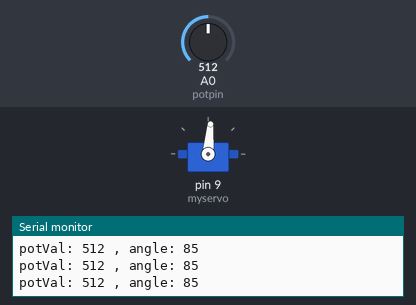
Bench run of a sketch on a simulated Arduino Uno, built with avr-gcc and run on an emulated ATmega328P. Shown: servo, the last lines printed to the serial monitor. The inputs (shaded band) are chosen by the test bench; at power-on: A0 (potpin) = 512.

Above: at 1.2 s.
1.3 s: A0 (potpin) set to 588
At 1.8 s:
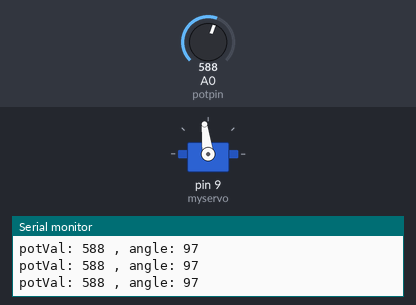
4.3 s: A0 (potpin) set to 617
At 4.8 s:
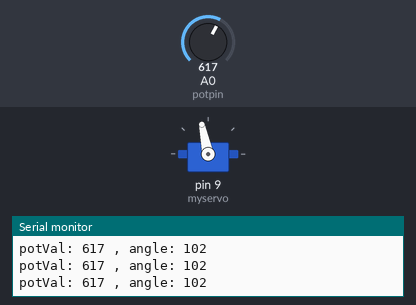
5.8 s: A0 (potpin) set to 306
At 6.6 s:
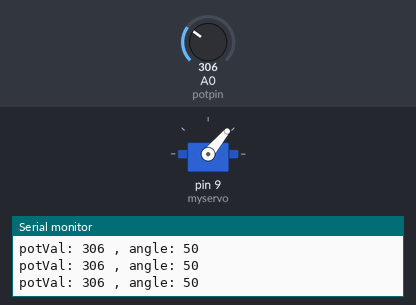
7.3 s: A0 (potpin) set to 900
At 8.1 s:
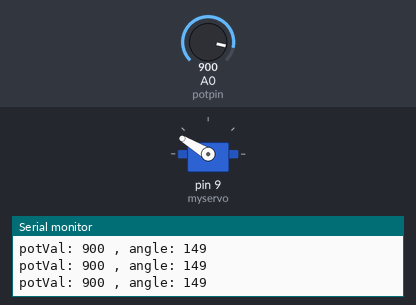
8.8 s: A0 (potpin) set to 0
At 9.6 s:
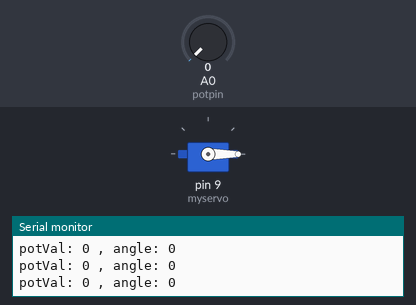
10.3 s: A0 (potpin) set to 8
At 11.5 s:
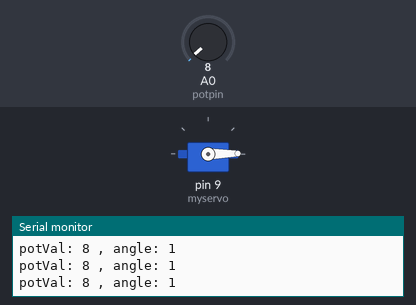
13.3 s: A0 (potpin) set to 11
Timing chart, 0 to 16.3 s (numbered marks = the images above; inputs shaded):
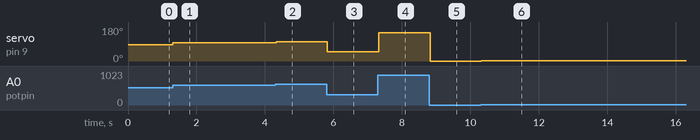

The sketch:

project-5.ino
```cpp
/*
 Controlling a servo position using a potentiometer (variable resistor)
*/

#include <Servo.h>

Servo myservo;  // create servo object to control a servo

int const potpin = A0;  // analog pin used to connect the potentiometer
int potVal;    // variable to read the value from the analog pin
int angle;

void setup() {
  myservo.attach(9);  // attaches the servo on pin 9 to the servo object
  Serial.begin(9600);
}

void loop() {
  // reads the value of the potentiometer (value between 0 and 1023)
  potVal = analogRead(potpin);
  Serial.print("potVal: ");
  Serial.print(potVal);
  // scale it to use it with the servo (value between 0 and 180 - my servo is about 170)
  angle = map(potVal, 0, 1023, 0, 170);
  Serial.print(" , angle: ");
  Serial.println(angle);

  myservo.write(angle);                  // sets the servo position according to the scaled value
  delay(15);                           // waits for the servo to get there
}
```

Measured:
- after the input at 1.3 s, servo on pin 9 (myservo): 85° → 97° at once
- after the input at 4.3 s, servo on pin 9 (myservo): 97° → 102° at once
- after the input at 5.8 s, servo on pin 9 (myservo): 102° → 50° at once
- after the input at 7.3 s, servo on pin 9 (myservo): 50° → 149° at once
- after the input at 8.8 s, servo on pin 9 (myservo): 149° → 0° at once
- after the input at 10.3 s, servo on pin 9 (myservo): 0° → 1° at once
